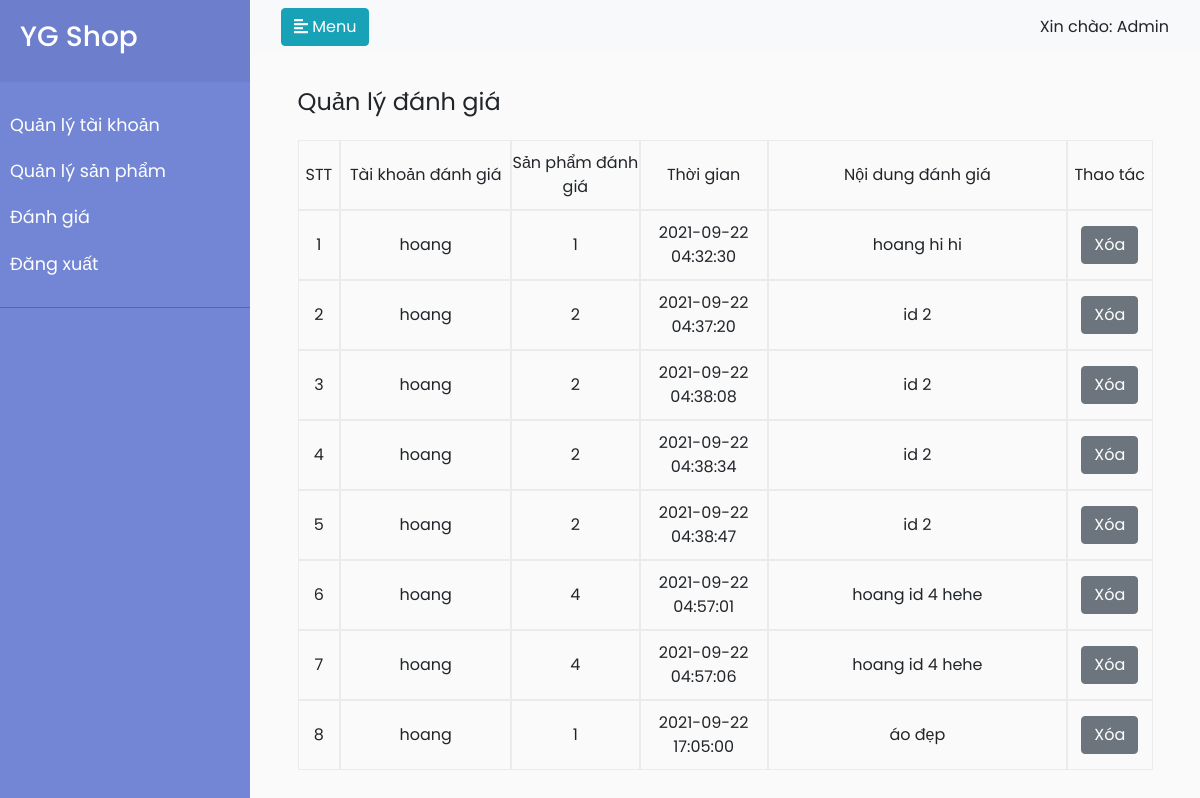
/admin/comments.php?id=7, run on the app's committed database.
### tables this page shows
CREATE TABLE `comments` (
  `id` int(11) NOT NULL,
  `account` varchar(100) NOT NULL,
  `productid` int(11) NOT NULL,
  `date` datetime NOT NULL,
  `content` text NOT NULL,
  `status` int(11) NOT NULL DEFAULT 1
);

### admin/comments.php (the view, shortened to what this page needs)
<!DOCTYPE html>
<html lang="en">
<head>
    <link rel="stylesheet" href="https://stackpath.bootstrapcdn.com/bootstrap/4.1.0/css/bootstrap.min.css">
    <link rel="stylesheet" href="css/comments.css">
</head>
<body>
    <div class="wrapper">
        <nav id="sidebar">
            <div class="sidebar-header">
                <h3>YG Shop</h3>
            </div>
            <ul class="list-unstyled components">
                <li>
                    <a href="/admin/users.php">Quản lý tài khoản</a>
                </li>
                <li>
                    <a href="/admin/products.php">Quản lý sản phẩm</a>
                </li>
                <li>
                    <a href="/admin/comments.php">Đánh giá</a>
                </li>
                <li>
                    <a href="/loginPage.php">Đăng xuất</a>
                </li>
            </ul>
        </nav>
        <div class="content">
            <nav class="navbar navbar-expand-lg navbar-light bg-light">
                <div class="container-fluid">
                    <button type="button" id="sidebarCollapse" class="btn btn-info">
                        <i class="fas fa-align-left"></i>
                        <span>Menu</span>
                    </button>
                    <span>Xin chào: Admin</span>
                </div>
            </nav>
            <div class="cart-container">
                <div class="cart-title">
                    <span style="font-size: 24px">Quản lý đánh giá</span>
                </div>
                <div class="cart-header">
                    <div class="cart-image a-center" style="width: 5%">STT</div>
                    <div class="cart-name a-center" style="width: 20%">Tài khoản đánh giá</div>
                    <div class="cart-price a-center" style="width: 15%">Sản phẩm đánh giá</div>
                    <div class="cart-number a-center" style="width: 15%">Thời gian</div>
                    <div class="cart-totalperItem a-center" style="width: 35%">Nội dung đánh giá</div>
                    <div class="cart-delete a-center" style="width: 10%">Thao tác</div>
                </div>
                    <?php
                    require_once("services/connect_db.php");
                    $query =  "SELECT * from comments";
                    $result = mysqli_query($connect, $query);
                    $data = [];
                    while ($row = mysqli_fetch_array($result, 1)) {
                    $data[] = $row;
                    }
                    $index = 1;
                    foreach ($data as $item) {
                    echo
                    '
                    <div class="cart-header">
                        <div class="cart-image a-center" style="width: 5%">' . ($index++) . '</div>
                        <div class="cart-name a-center" style="width: 20%">' . $item['account'] . '</div>
                        <div class="cart-price a-center" style="width: 15%">' . $item['productid'] . '</div>
                        <div class="cart-number a-center" style="width: 15%">' . $item['date'] . '</div>
                        <div class="cart-totalperItem a-center" style="width: 35%">' . $item['content'] . '</div>
                        <div class="cart-delete a-center" style="width: 10%"><a class="btn btn-secondary"href="?id=' . $item['id'] . '">Xóa</a></div>
                    </div>
                    ';
                    };
                ?>
        </div>
    </div>
</body>
</html>

### admin/css/comments.css (style rules this page uses)
body { font-family: 'Poppins', sans-serif; background: #fafafa; }
a, a:hover, a:focus { color: inherit; text-decoration: none; transition: all 0.3s; }
.wrapper { display: flex; width: 100%; align-items: stretch; }
#sidebar { background: #7386D5; color: #fff; transition: all 0.3s; }
#sidebar .sidebar-header { padding: 20px; background: #6d7fcc; }
#sidebar ul.components { padding: 20px 0; border-bottom: 1px solid #47748b; }
#sidebar ul li a { padding: 10px; font-size: 1.1em; display: block; }
.wrapper { display: flex; align-items: stretch; }
#sidebar { min-width: 250px; max-width: 250px; }
#sidebar { min-width: 250px; max-width: 250px; min-height: 100vh; }
.cart-container { width: 90%; margin-left: auto; margin-right: auto; margin-bottom: 10px; }
.cart-title { margin: 30px 0px 20px 0px; }
.cart-header { display: flex; flex-direction: row; }
.a-center { display: flex; flex-direction: column; gap: 1em; padding: 10px 0; text-align: center; align-items: center; justify-content: center; border: 1px solid rgb(235, 235, 235); }
.content { width: 100%; }

### data on the page
comments: account "hoang", productid "1", date "2021-09-22 04:32:30", content "hoang hi hi"
comments: account "hoang", productid "2", date "2021-09-22 04:37:20", content "id 2"
comments: account "hoang", productid "2", date "2021-09-22 04:38:08", content "id 2"
comments: account "hoang", productid "2", date "2021-09-22 04:38:34", content "id 2"
comments: account "hoang", productid "2", date "2021-09-22 04:38:47", content "id 2"
comments: account "hoang", productid "4", date "2021-09-22 04:57:01", content "hoang id 4 hehe"
comments: account "hoang", productid "4", date "2021-09-22 04:57:06", content "hoang id 4 hehe"
comments: account "hoang", productid "1", date "2021-09-22 17:05:00", content "áo đẹp"
